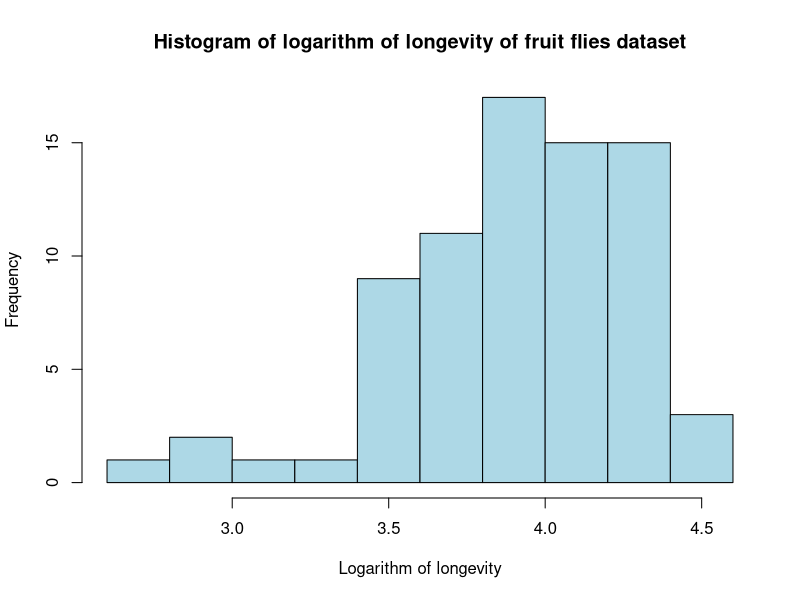
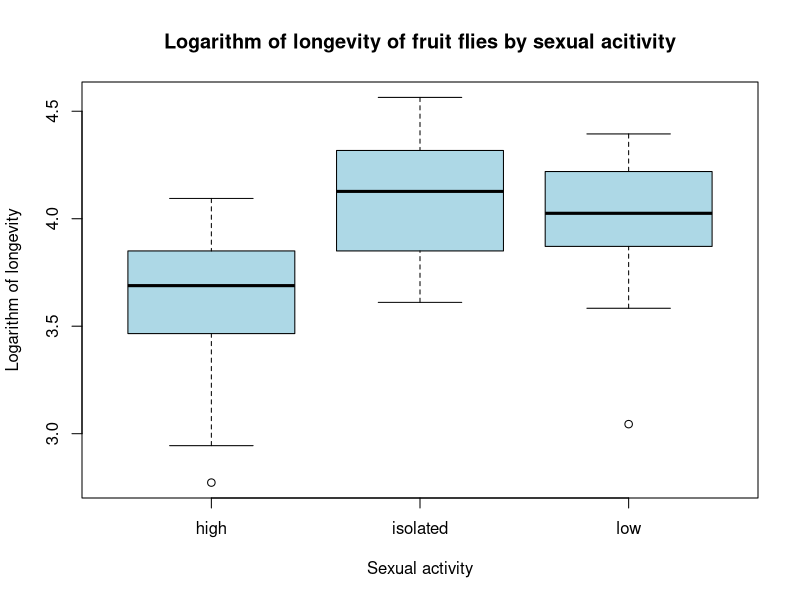
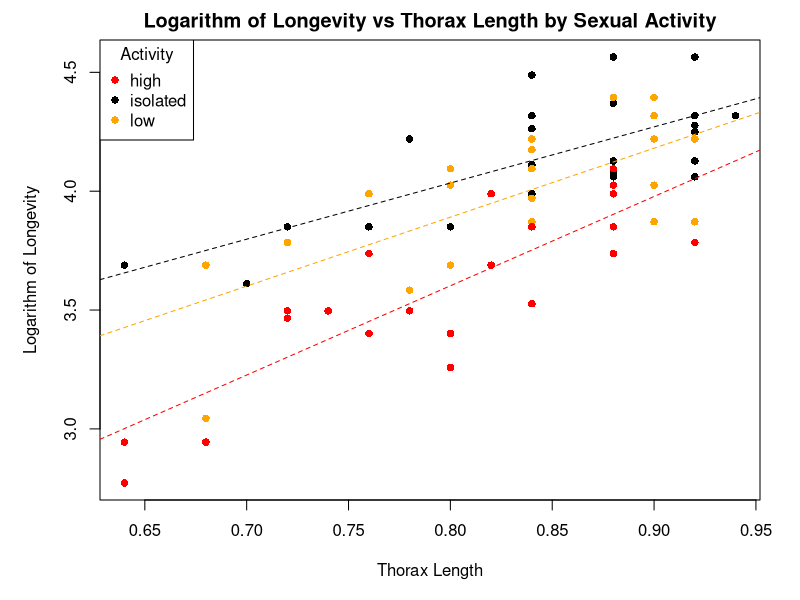

R code for these plots, in order:
## ---- chunk 1
ff <- read.table("data/fruitflies.txt", header=TRUE)
ff$loglongevity <- log(ff$longevity, base=exp(1))
ff$activity <- factor(ff$activity)
contrasts(ff$activity) <- contr.sum
## ---- chunk 2
hist(ff$loglongevity, col="lightblue", xlab="Logarithm of longevity", main="Histogram of logarithm of longevity of fruit flies dataset")
boxplot(loglongevity ~ activity, data=ff, main="Logarithm of longevity of fruit flies by sexual acitivity", col="lightblue", xlab="Sexual activity", ylab="Logarithm of longevity")

ff_aov <- lm(loglongevity ~ activity, data=ff)
anova(ff_aov)
summary(ff_aov)

loglongev_by_activity <- tapply(ff$loglongevity, ff$activity, mean)
loglongev_isolated <- loglongev_by_activity["isolated"]
loglongev_low <- loglongev_by_activity["low"]
loglongev_high <- loglongev_by_activity["high"]

# True values
longev_by_activity <- tapply(ff$longevity, ff$activity, mean)
longev_isolated <- longev_by_activity["isolated"]
longev_low <- longev_by_activity["low"]
longev_high <- longev_by_activity["high"]
## ---- chunk 3
# Anova test if sexual activity influences longevity including thorax length
ff_aov2 <- lm(loglongevity ~ activity + thorax, data=ff)

mean_thorax <- mean(ff$thorax)
mean_thorax_ff <- data.frame(thorax=mean_thorax, activity=levels(ff$activity))
pred_loglongev <- predict(ff_aov2, newdata=mean_thorax_ff)
pred_loglongev
## ---- chunk 4
par(mar=c(5, 5, 2, 2))  # Adjust margin to accommodate legend
colors = c("red", "black", "orange") # prettier colors that are high in contrast

# Color-coded scatter plot for activities
plot(ff$thorax, ff$loglongevity, 
     xlab="Thorax Length", ylab="Logarithm of Longevity",
     main="Logarithm of Longevity vs Thorax Length by Sexual Activity",
     col=colors[as.numeric(factor(ff$activity))], pch=16)

legend("topleft", legend=levels(ff$activity), 
       col=colors, pch=16, title="Activity")

# Regression lines
models <- list()
for (act in unique(ff$activity)) {
  subset_ff <- subset(ff, activity==act)
  model <- lm(loglongevity ~ thorax, data=subset_ff)
  models[[act]] <- model
  abline(model, col=colors[which(levels(ff$activity)==act)], lty=2)
}

# TODO: Does this make sense?
homogeneity_test <- anova(models[[1]], models[[2]], models[[3]])

# TODO: this confirms above, does one make more sense than the other?
ancova_model <- lm(longevity ~ thorax * activity, data=ff)
drop1(ancova_model, test="F")
## ---- chunk 5

